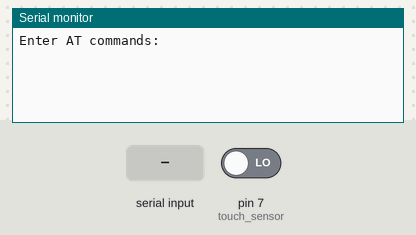
Recording of a sketch running on a simulated Arduino Uno, built with avr-gcc and run on an emulated ATmega328P. Parts: the last lines printed to the serial monitor. The test bench sets the inputs (shaded band); at power-on: pin 7 (touch_sensor) LOW.

Above: at 1.2 s.
1.3 s: "1" received over the second serial link
At 1.8 s:
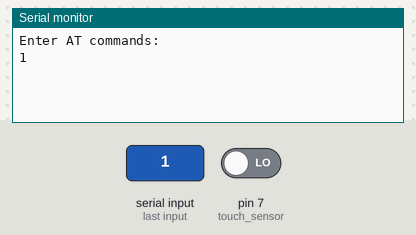
2.8 s: "0" received over the second serial link
At 4.1 s:
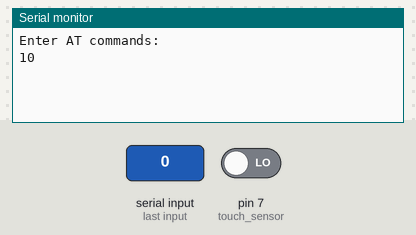

Measured:
- after the input at 1.3 s, the serial monitor: prints a new line at once (image 1)
- after the input at 2.8 s, the serial monitor: prints a new line at once (image 2)

The sketch:

bluetooth.ino
```cpp
#include <SoftwareSerial.h>

SoftwareSerial BTSerial(10, 11); // RX | TX

void setup()
{
  Serial.begin(9600);
  Serial.println("Enter AT commands:");
  BTSerial.begin(9600);  // HC-06 current bound rate (default 9600)
}

int touch_sensor = 7;
void loop()
{
  // Keep reading from HC-06 and send to Arduino Serial Monitor
  if (BTSerial.available())
    Serial.write(BTSerial.read());
  // Keep reading from Arduino Serial Monitor and send to HC-06
  if (Serial.available())
    BTSerial.write(Serial.read());
  BTSerial.println(digitalRead(touch_sensor));
}
```
